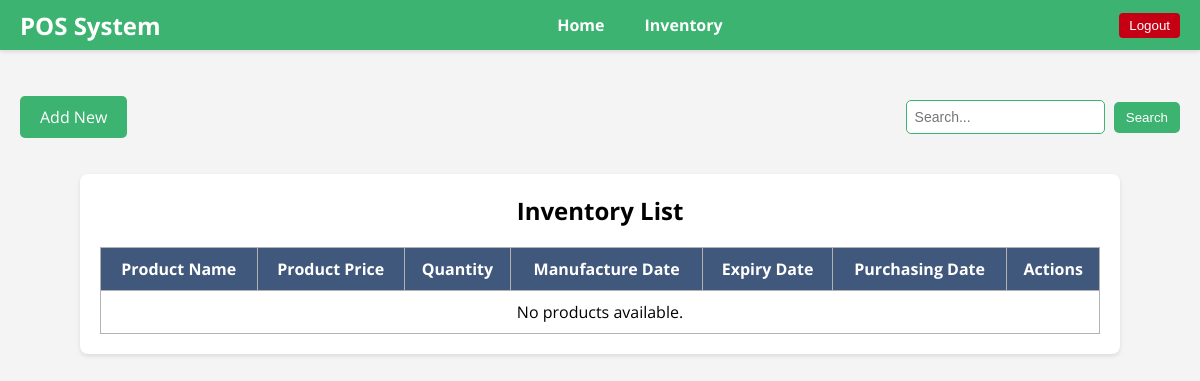
The page /inventory/ (signed in) on the database as committed earlier.
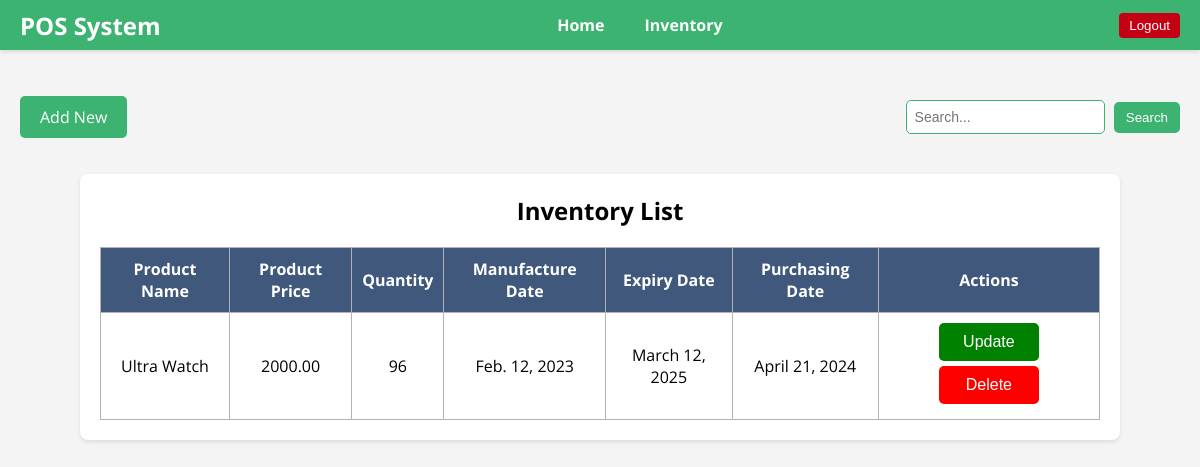
The same page on the database as committed later.
### inventory/models.py (models this page shows, shortened)
class Medicine(models.Model):
    Product_name = models.CharField(max_length=100)
    purchasing_date = models.DateField()
    manufacture_date = models.DateField()
    expiry_date = models.DateField()
    Product_price = models.DecimalField(max_digits=10, decimal_places=2)
    quantity = models.PositiveIntegerField()  # Stock for the product

### inventory/views.py (the view)
# urls.py: path('inventory/', views.inventory, name='inventory'),
@login_required
def inventory(request):
    query = request.GET.get('q', '')
    if query:
        medicines = Medicine.objects.filter(name__icontains=query)
    else:
        medicines = Medicine.objects.all()
    context = {
        'medicines': medicines
    }
    return render(request, 'inventory/inventory.html', context)

### inventory/templates/inventory/inventory.html (shortened to what this page needs)
{% extends 'inventory/base.html' %}
{% block content %}
<div class="header-actions">
    <div class="add-new-container">
        <a href="{% url 'add_medicine' %}" class="add-new-button">Add New</a>
    </div>
    <div class="search-container">
        <form method="get" action="{% url 'inventory' %}">
            <input type="text" name="q" placeholder="Search..." class="search-input">
            <button type="submit" class="search-button">Search</button>
        </form>
    </div>
</div>
<div class="inventory-container">
    <h2>Inventory List</h2>
    <table class="table table-striped">
        <thead>
            <tr>
                <th>Product Name</th>
                <th>Product Price</th>
                <th>Quantity</th>
                <th>Manufacture Date</th>
                <th>Expiry Date</th>
                <th>Purchasing Date</th>
                <th>Actions</th>
            </tr>
        </thead>
        <tbody>
            {% for medicine in medicines %}
            <tr>
                <td>{{ medicine.Product_name }}</td>
                <td>{{ medicine.Product_price }}</td>
                <td>{{ medicine.quantity }}</td>
                <td>{{ medicine.manufacture_date }}</td>
                <td>{{ medicine.expiry_date }}</td>
                <td>{{ medicine.purchasing_date }}</td>
                <td>
                    <a href="{% url 'update_medicine' medicine.id %}">
                        <button class="action-button btn-primary">Update</button>
                    </a>
                    <form method="post" action="{% url 'delete_medicine' medicine.id %}" style="display:inline;">
                        <button type="submit" class="action-button btn-delete">Delete</button>
                    </form>
                </td>
            </tr>
            {% empty %}
            <tr>
                <td colspan="7">No products available.</td>
            </tr>
            {% endfor %}
        </tbody>
    </table>
</div>
{% endblock %}

### inventory/templates/inventory/base.html (shortened to what this page needs)
{% load static %}
<!DOCTYPE html>
<html lang="en">
<head>
    <link rel="stylesheet" href="{% static 'css/style.css' %}">
</head>
<body>
<header class="sticky-header">
    <h1>POS System</h1>
    <nav>
        <ul>
            <li><a href="{% url 'home' %}">Home</a></li>
            {% if user.is_authenticated %}
                <li><a href="{% url 'inventory' %}">Inventory</a></li>
            {% else %}
                <li class="login-container">
                    <a href="{% url 'login' %}" class="login-btn">Login</a>
                </li>
            {% endif %}
        </ul>
    </nav>
    {% if user.is_authenticated %}
        <div class="logout-container">
            <form method="post" action="{% url 'logout' %}" style="display:inline;">
                <button type="submit" class="logout-btn">Logout</button>
            </form>
        </div>
    {% endif %}
</header>
<main>
    {% block content %}{% endblock %}
</main>
</body>
</html>

### inventory/static/css/style.css (style rules this page uses)
:root { --parrot-green: #3cb371; --dark-blue: #40587c; --grey: #b2b2b2; }
body { font-family: 'Open Sans', sans-serif; background-color: #f4f4f4; margin: 0; padding: 0; }
header { background-color: var(--parrot-green); height: 50px; display: flex; align-items: center; padding: 0 20px; box-shadow: 0 2px 4px rgba(0, 0, 0, 0.1); position: fixed; top: 0; left: 0; right: 0; z-index: 1000; }
header h1 { color: white; font-size: 24px; margin: 0; font-weight: bold; }
nav { flex-grow: 1; display: flex; justify-content: center; }
nav ul { list-style: none; margin: 0; padding: 0; display: flex; }
nav li { margin: 0 20px; }
nav a { color: white; text-decoration: none; font-weight: bold; }
.logout-container { margin-left: auto; }
.logout-btn { background-color: #c60014; color: white; border: none; padding: 5px 10px; border-radius: 4px; cursor: pointer; }
.btn-delete { background-color: red; color: white; border: none; padding: 8px 16px; border-radius: 4px; display: inline-block; text-align: center; cursor: pointer; font-size: 14px; text-decoration: none; margin: 5px; }
.header-actions { display: flex; justify-content: space-between; align-items: center; padding: 20px; margin-top: 80px; }
.add-new-button { background-color: var(--parrot-green); color: white; text-decoration: none; padding: 10px 20px; border-radius: 5px; font-size: 16px; }
.search-container { display: flex; }
.search-input { padding: 8px; font-size: 14px; border: 1px solid var(--parrot-green); border-radius: 5px; margin-right: 5px; }
.search-button { background-color: var(--parrot-green); color: white; border: none; padding: 8px 12px; border-radius: 5px; cursor: pointer; }
.btn-primary { background-color: var(--parrot-green); color: white; }
.inventory-container { max-width: 1000px; margin: 20px auto; padding: 20px; background: #fff; border-radius: 8px; box-shadow: 0 2px 4px rgba(0, 0, 0, 0.1); }
.inventory-container h2 { text-align: center; margin-top: 0; }
.inventory-container table { width: 100%; border-collapse: collapse; }
.inventory-container th, .inventory-container td { padding: 10px; border: 1px solid var(--grey); text-align: center; }
.inventory-container th { background-color: var(--dark-blue); color: white; }
.btn-primary { background-color: var(--parrot-green); color: white; border: none; padding: 10px 15px; border-radius: 4px; cursor: pointer; text-align: center; }

### inventory/templates/inventory/inventory.html (style rules this page uses)
.action-button { padding: 10px 20px; font-size: 16px; width: 100px; text-align: center; border-radius: 5px; cursor: pointer; display: inline-block; }
.btn-primary { background-color: green; color: white; border: none; }
.btn-delete { background-color: red; color: white; border: none; }

Rows that differ between the two databases and show on the page:
added Medicine: Product_name "Ultra Watch", Product_price "2000.00", quantity "96", manufacture_date "Feb. 12, 2023", expiry_date "March 12, 2025", purchasing_date "April 21, 2024"
Other text that changed with them:
text no longer shown: "No products available."
